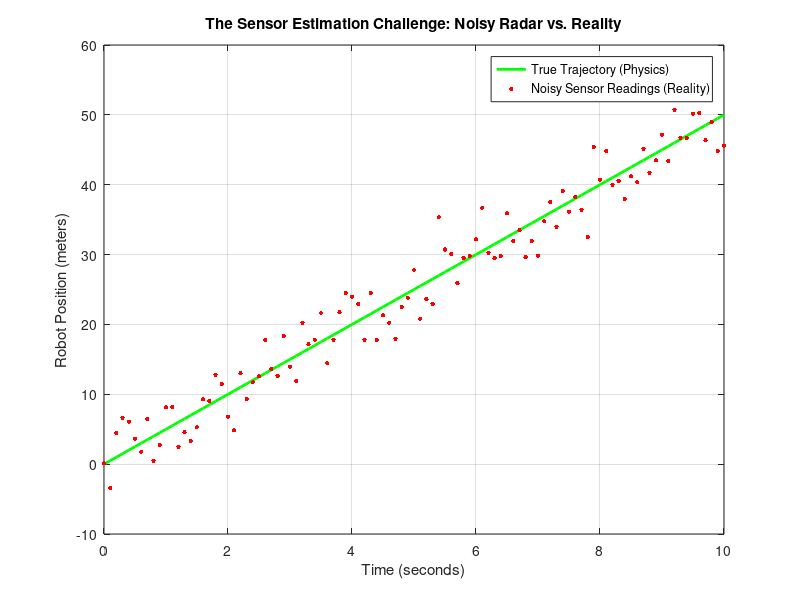

Here is the MATLAB script that generated this plot:
% Clear workspace and command window
clear; clc; close all;

% 1. Setup time vectors and true trajectory (a constant velocity robot)
dt = 0.1;               % Time step (seconds)
t = 0:dt:10;            % Total tracking time of 10 seconds
true_velocity = 5;      % 5 meters per second
true_position = true_velocity * t; % Perfect physics track (Line)

% 2. Simulate heavy, random sensor noise (White Gaussian Noise)
noise_amplitude = 3.0; 
noisy_sensor_readings = true_position + noise_amplitude * randn(size(t));

% 3. Plot the visual difference instantly
figure;
plot(t, true_position, 'g-', 'LineWidth', 2); hold on;
plot(t, noisy_sensor_readings, 'r.', 'MarkerSize', 10);
xlabel('Time (seconds)');
ylabel('Robot Position (meters)');
title('The Sensor Estimation Challenge: Noisy Radar vs. Reality');
legend('True Trajectory (Physics)', 'Noisy Sensor Readings (Reality)');
grid on;

% // KALMAN FILTER INITIALIZATION //
% 1. Memory Array
N =length(t);
x_est = zeros(1,N);
P_mat = zeros(1,N);
% 2. First Guess
x_est = 0; % Telling the filter to assume the staring position as 0
P = 10.0;
P_mat(1)=P;
% 3. Filter Hyperparameters
Q = 0.01; % Process Noise Variance (0.01 means the noise does not affect the math model too much)
R = noise_amplitude^2; % Measured Noise Variance: How untrustworthy the sensor is (3^2=9 :Very untrustworthy) 
